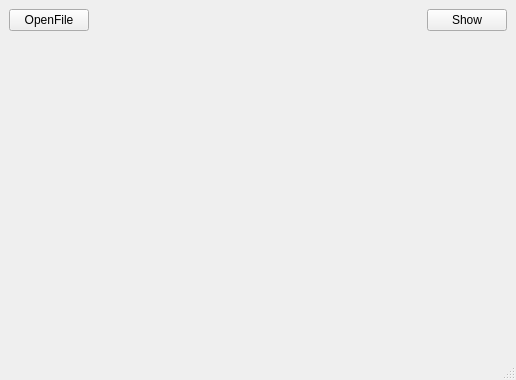
<?xml version="1.0" encoding="UTF-8"?>
<ui version="4.0">
 <class>MainWindow</class>
 <widget class="QMainWindow" name="MainWindow">
  <property name="geometry">
   <rect>
    <x>0</x>
    <y>0</y>
    <width>516</width>
    <height>380</height>
   </rect>
  </property>
  <property name="windowTitle">
   <string>MainWindow</string>
  </property>
  <widget class="QWidget" name="centralwidget">
   <layout class="QGridLayout" name="gridLayout_2">
    <item row="0" column="0">
     <layout class="QHBoxLayout" name="horizontalLayout">
      <item>
       <widget class="QPushButton" name="openFileButton">
        <property name="text">
         <string>OpenFile</string>
        </property>
       </widget>
      </item>
      <item>
       <spacer name="horizontalSpacer">
        <property name="orientation">
         <enum>Qt::Horizontal</enum>
        </property>
        <property name="sizeHint" stdset="0">
         <size>
          <width>40</width>
          <height>20</height>
         </size>
        </property>
       </spacer>
      </item>
      <item>
       <widget class="QPushButton" name="ShowButton">
        <property name="text">
         <string>Show</string>
        </property>
       </widget>
      </item>
     </layout>
    </item>
    <item row="1" column="0">
     <layout class="QGridLayout" name="gridLayout">
      <property name="sizeConstraint">
       <enum>QLayout::SetDefaultConstraint</enum>
      </property>
      <item row="0" column="0">
       <widget class="QLabel" name="label">
        <property name="text">
         <string/>
        </property>
       </widget>
      </item>
     </layout>
    </item>
   </layout>
  </widget>
  <widget class="QMenuBar" name="menubar">
   <property name="geometry">
    <rect>
     <x>0</x>
     <y>0</y>
     <width>516</width>
     <height>21</height>
    </rect>
   </property>
  </widget>
  <widget class="QStatusBar" name="statusbar"/>
 </widget>
 <resources/>
 <connections/>
</ui>
